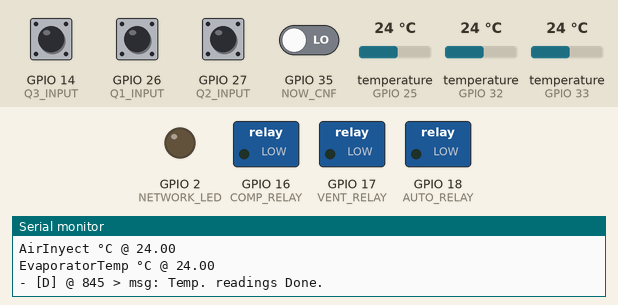
A program run on a simulated ESP32. On the bench: switched loads named in the program (green lamp = pin HIGH), output pins drawn as LEDs (lit = HIGH), the last lines printed to the serial monitor. Inputs (shaded band) come from the test bench; at power-on: GPIO 14 (Q3_INPUT), GPIO 26 (Q1_INPUT), GPIO 27 (Q2_INPUT) HIGH, GPIO 35 (NOW_CNF) LOW, temperature (sensors on GPIO 25, GPIO 32, GPIO 33) 24 °C.

Above: at 1.0 s.
At 3.0 s:
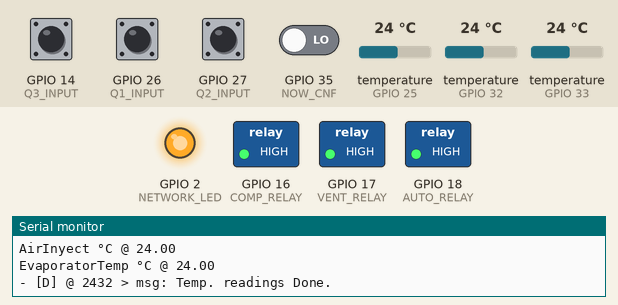
Timing chart, 0 to 5.3 s (numbered marks = the images above):
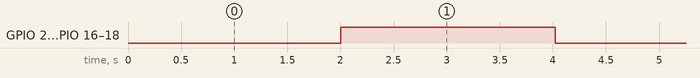

The program:

main.cpp
```cpp
#include <Arduino.h>
#include <OneWire.h>
#include <DallasTemperature.h>

//pinout
#define AUTO_RELAY 18
#define VENT_RELAY 17
#define COMP_RELAY 16
#define NETWORK_LED 2
#define Q3_INPUT 14
#define Q2_INPUT 27
#define Q1_INPUT 26
#define RETURN_TEMP 25
#define INYECT_TEMP 33
#define EVAPOR_TEMP 32
#define NOW_CNF 35

// global variables.
bool lastOutputState = false;
//-
int tempSensorResolution = 12; // bits.
int tempRequestDelay = 0;
//-
unsigned long lastTempRequest = 0;
unsigned long lastIOUpdate = 0;
const unsigned long IOUpdateInterval = 2L * 1000L; // 2 seconds

enum LOG_LEVEL {
  DEBUG,
  INFO,
  WARNING,
  ERROR,
};

int logger_level = LOG_LEVEL::DEBUG;

// oneWire and DallasTemperature
OneWire ow_return_temp(RETURN_TEMP);
OneWire ow_inyect_temp(INYECT_TEMP);
OneWire ow_evapor_temp(EVAPOR_TEMP);

DallasTemperature air_return_sensor(&ow_return_temp);
DallasTemperature air_inyect_sensor(&ow_inyect_temp);
DallasTemperature evaporator_sensor(&ow_evapor_temp);

// put function declarations here:

//logger function.
void logger(char *message, LOG_LEVEL msg_level){
  unsigned long now = millis();
  switch (msg_level)
  {
  case DEBUG:
    /* code */
    if (logger_level <= DEBUG) {
      Serial.print("- [D] @ ");
      Serial.print(now);
      Serial.print(" > msg: ");
      Serial.println(message);
      Serial.flush();
    }
    break;

  case INFO:
    if (logger_level <= INFO) {
      Serial.print("- [I] @ ");
      Serial.print(now);
      Serial.print(" > msg: ");
      Serial.println(message);
      Serial.flush();
    }
    break;

  case WARNING:
    if (logger_level <= WARNING) {
      Serial.print("- [W] @ ");
      Serial.print(now);
      Serial.print(" > msg: ");
      Serial.println(message);
      Serial.flush();
    }
    break;

  case ERROR:
    if (logger_level <= ERROR) {
      Serial.print("- [E] @ ");
      Serial.print(now);
      Serial.print(" > msg: ");
      Serial.println(message);
      Serial.flush();
    }
    break;

  default:
    Serial.println("not implemented..");
    Serial.flush();
    break;
  }
  return;
}

void check_for_errors_ds18b20(float measurement, char *name) {
  char message_buffer[40];

  if (measurement == -127) {
    sprintf(message_buffer, "Error -127; [%s]", name);
    Serial.println(message_buffer);
  }
  return;
}

void get_temperatures_from_sensors(){
  char word_buffer[40];
  char temp_buffer[8];
  //--
  if (millis() - lastTempRequest >= tempRequestDelay) {
    logger("reading temperature from sensors..", DEBUG);
    float airReturnTemp = air_return_sensor.getTempCByIndex(0);
    float airInyectTemp = air_inyect_sensor.getTempCByIndex(0);
    float evaporatorTemp = evaporator_sensor.getTempCByIndex(0);
    check_for_errors_ds18b20(airReturnTemp, "air return");
    check_for_errors_ds18b20(airInyectTemp, "air inyection");
    check_for_errors_ds18b20(evaporatorTemp, "evaporator temp.");

    Serial.print("AirReturn °C @ ");
    Serial.println(airReturnTemp);
    Serial.print("AirInyect °C @ ");
    Serial.println(airInyectTemp);
    Serial.print("EvaporatorTemp °C @ ");
    Serial.println(evaporatorTemp);

    //request temperatures again.
    air_inyect_sensor.requestTemperatures();
    air_return_sensor.requestTemperatures();
    evaporator_sensor.requestTemperatures();

    lastTempRequest = millis();
    logger("Temp. readings Done.", DEBUG);

    return;
  }
}

void update_IO(){
  // io updates.
  char word_buffer[40];

  if (millis() - lastIOUpdate >= IOUpdateInterval) {
    //-
    // get datetime

    sprintf(word_buffer, "inputs: Q3[%d] Q2[%d] Q1[%d] NOW[%d]",
    digitalRead(Q3_INPUT), digitalRead(Q2_INPUT), digitalRead(Q1_INPUT), digitalRead(NOW_CNF));
    logger(word_buffer, DEBUG);
    switch (lastOutputState)
    {
    case true:
      digitalWrite(NETWORK_LED, LOW);
      digitalWrite(COMP_RELAY, LOW);
      digitalWrite(VENT_RELAY, LOW);
      digitalWrite(AUTO_RELAY, LOW);
      lastOutputState = false;
      break;

    default:
      digitalWrite(NETWORK_LED, HIGH);
      digitalWrite(COMP_RELAY, HIGH);
      digitalWrite(VENT_RELAY, HIGH);
      digitalWrite(AUTO_RELAY, HIGH);
      lastOutputState = true;
      break;
    }

    lastIOUpdate = millis();
  }

  return;
}

void setup() {
  // put your setup code here, to run once:
  Serial.begin(115200);
  logger("setting up DS18B20 sensors.", DEBUG);
  air_inyect_sensor.begin();
  air_return_sensor.begin();
  evaporator_sensor.begin();
  //-- sens. resolution
  air_inyect_sensor.setResolution(tempSensorResolution);
  air_return_sensor.setResolution(tempSensorResolution);
  evaporator_sensor.setResolution(tempSensorResolution);
  tempRequestDelay = 750 / (1 << (12 - tempSensorResolution));
  //-- async mode
  air_inyect_sensor.setWaitForConversion(false);
  air_return_sensor.setWaitForConversion(false);
  evaporator_sensor.setWaitForConversion(false);
  //--
  logger("requesting temp. values from sensors.", DEBUG);
  air_inyect_sensor.requestTemperatures();
  air_return_sensor.requestTemperatures();
  evaporator_sensor.requestTemperatures();
  lastTempRequest = millis();
  logger("DS18B20 settings done", DEBUG);

  //-- pinmodes.
  pinMode(AUTO_RELAY, OUTPUT);
  pinMode(VENT_RELAY, OUTPUT);
  pinMode(COMP_RELAY, OUTPUT);
  pinMode(NETWORK_LED, OUTPUT);
  pinMode(Q3_INPUT, INPUT_PULLUP);
  pinMode(Q2_INPUT, INPUT_PULLUP);
  pinMode(Q1_INPUT, INPUT_PULLUP);
  pinMode(NOW_CNF, INPUT);

  logger("setup done.", INFO);
}

void loop() {
  // put your main code here, to run repeatedly:
  get_temperatures_from_sensors();
  update_IO();
}
```

Measured:
- by itself, GPIO 2 (NETWORK_LED), GPIO 16 (COMP_RELAY), GPIO 17 (VENT_RELAY), GPIO 18 (AUTO_RELAY): alternates HIGH for 2.0 s and LOW for 2.0 s
